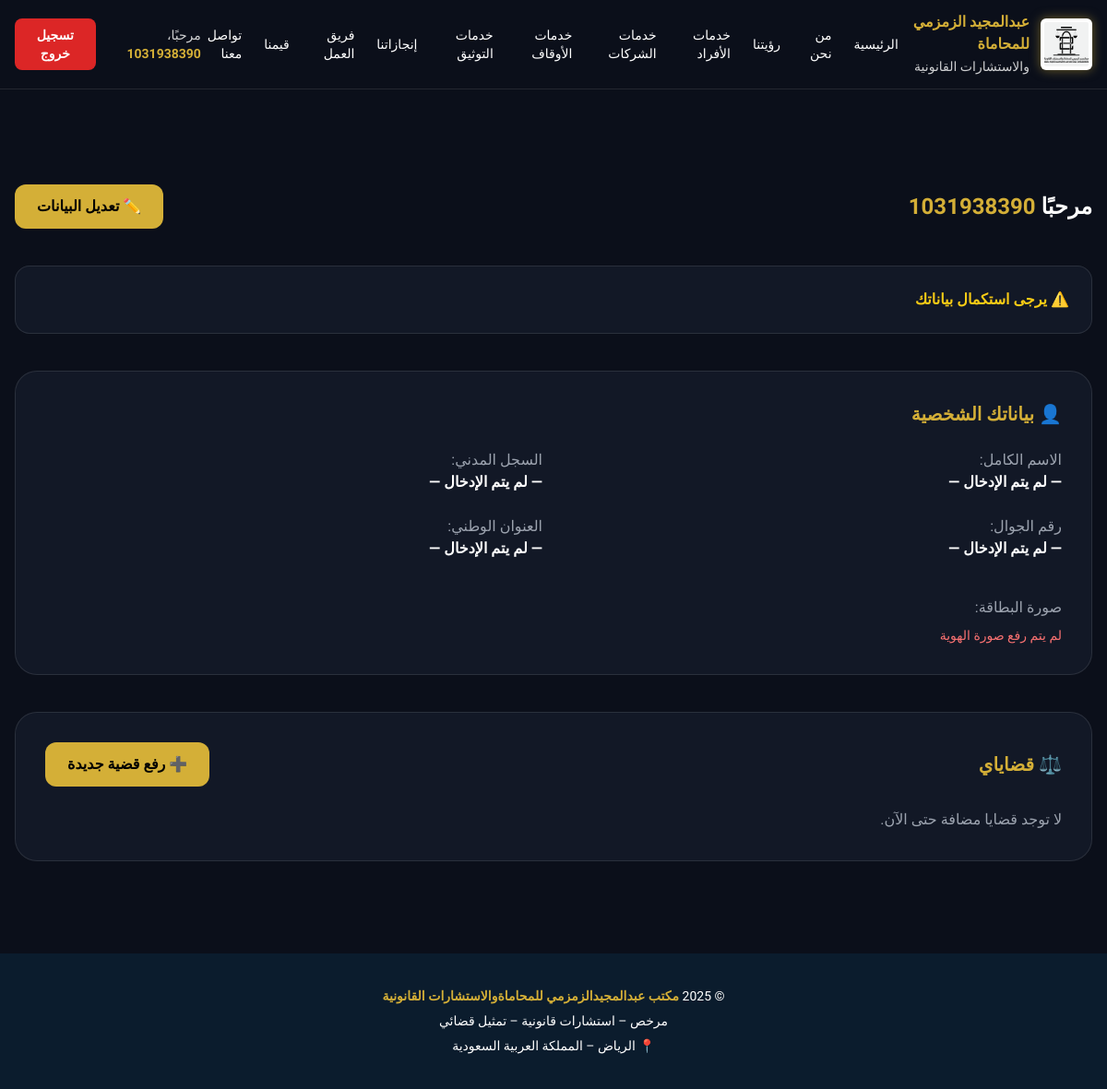
/accounts/dashboard/ (signed in), run on an earlier commit of the app's database.
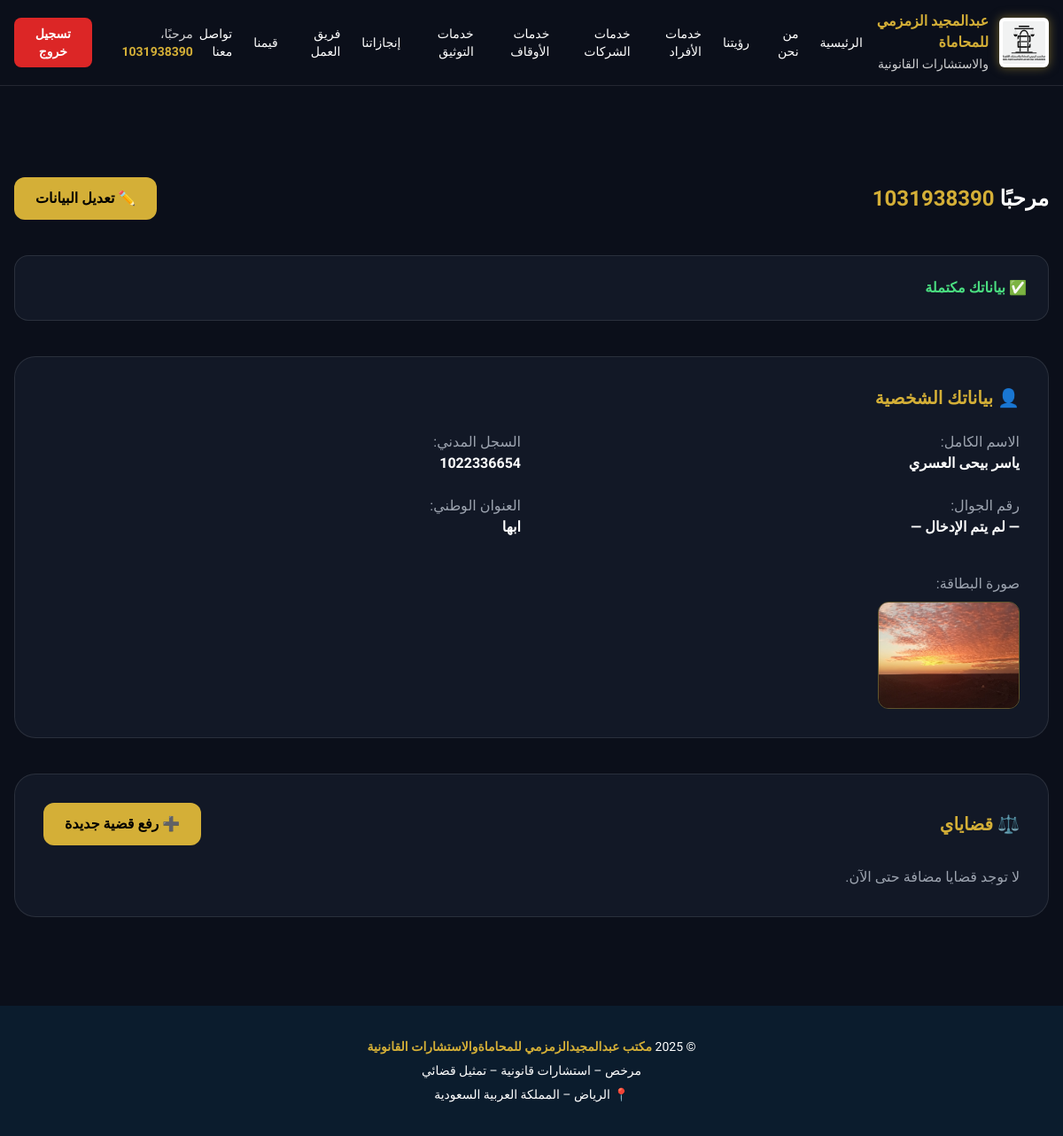
And on a later commit of the database.
### accounts/models.py (models this page shows, shortened)
class User(AbstractUser):
    email = models.EmailField(
        unique=True,
        verbose_name="البريد الإلكتروني"
    )
    phone_number = models.CharField(
        max_length=20,
        unique=True,
        blank=True,
        null=True,
        verbose_name="رقم الجوال"
    )
    is_lawyer = models.BooleanField(
        default=False,
        verbose_name="محامي"
    )
    is_client = models.BooleanField(
        default=False,
        verbose_name="عميل"
    )
    created_at = models.DateTimeField(
        auto_now_add=True,
        verbose_name="تاريخ الإنشاء"
    )
    updated_at = models.DateTimeField(
        auto_now=True,
        verbose_name="آخر تحديث"
    )
    class Meta:
        verbose_name = "مستخدم"
        verbose_name_plural = "المستخدمون"

class UserProfile(models.Model):
    user = models.OneToOneField(
        User,
        on_delete=models.CASCADE,
        related_name="profile",
        verbose_name="المستخدم"
    )
    full_name = models.CharField(
        max_length=255,
        blank=True,
        null=True,
        verbose_name="الاسم الكامل"
    )
    national_id = models.CharField(
        max_length=20,
        unique=True,
        blank=True,
        null=True,
        verbose_name="السجل المدني"
    )
    address = models.TextField(
        blank=True,
        null=True,
        verbose_name="العنوان الوطني"
    )
    id_card_image = models.ImageField(
        upload_to="profiles/id_cards/",
        blank=True,
        null=True,
        verbose_name="صورة الهوية"
    )
    created_at = models.DateTimeField(
        auto_now_add=True,
        verbose_name="تاريخ الإنشاء"
    )
    class Meta:
        verbose_name = "ملف مستخدم"
        verbose_name_plural = "ملفات المستخدمين"

### accounts/views.py (the view)
# urls.py: path('dashboard/', user_dashboard, name='user_dashboard'),
@login_required
def user_dashboard(request):
    profile = getattr(request.user, 'profile', None)
    cases = request.user.account_cases.all().order_by('-created_at')
    return render(request, 'accounts/dashboard.html', {
        'profile': profile,
        'cases': cases,
        'documents': request.user.documents.all(),
        'now': timezone.now(),   # ✅ لاستخدامه في تمييز الجديد بالواجهة
    })

### templates/accounts/dashboard.html (shortened to what this page needs)
<!DOCTYPE html>
<html lang="ar" dir="rtl">
<head>
  <script src="https://cdn.tailwindcss.com"></script>
</head>
<body class="bg-dark text-white font-cairo min-h-screen">
{% include "header.html" %}
<div class="h-[80px]"></div>
<div class="container-desktop mx-auto px-4 py-10 space-y-10">
  <div class="flex flex-col sm:flex-row sm:items-center sm:justify-between gap-4">
    <h1 class="text-2xl font-bold">
      مرحبًا <span class="text-gold">{{ request.user.username }}</span>
    </h1>
    <a href="{% url 'profile_update' %}"
       class="bg-gold text-black px-6 py-3 rounded-xl font-bold hover:opacity-90 transition">
      ✏️ تعديل البيانات
    </a>
  </div>
  <div class="bg-card rounded-2xl p-6 border border-white/10 space-y-3">
    {% if profile.full_name and profile.national_id %}
      <p class="text-green-400 font-bold">✅ بياناتك مكتملة</p>
    {% else %}
      <p class="text-yellow-400 font-bold">⚠️ يرجى استكمال بياناتك</p>
    {% endif %}
  </div>
  <div class="bg-card rounded-3xl p-6 sm:p-8 space-y-6 border border-white/10">
    <h2 class="text-xl font-bold text-gold">👤 بياناتك الشخصية</h2>
    <div class="grid grid-cols-1 sm:grid-cols-2 gap-6 text-sm sm:text-base">
      <div>
        <p class="text-gray-400">الاسم الكامل:</p>
        <p class="font-bold">
          {{ profile.full_name|default:"— لم يتم الإدخال —" }}
        </p>
      </div>
      <div>
        <p class="text-gray-400">السجل المدني:</p>
        <p class="font-bold">
          {{ profile.national_id|default:"— لم يتم الإدخال —" }}
        </p>
      </div>
      <div>
        <p class="text-gray-400">رقم الجوال:</p>
        <p class="font-bold">
          {{ request.user.phone_number|default:"— لم يتم الإدخال —" }}
        </p>
      </div>
      <div>
        <p class="text-gray-400">العنوان الوطني:</p>
        <p class="font-bold">
          {{ profile.address|default:"— لم يتم الإدخال —" }}
        </p>
      </div>
    </div>
    <div class="pt-4">
      <p class="text-gray-400 mb-2">صورة البطاقة:</p>
      {% if profile.id_card_image %}
        <img
          src="{{ profile.id_card_image.url }}"
          alt="صورة الهوية"
          class="w-40 rounded-xl border border-gold/40"
        >
      {% else %}
        <p class="text-red-400 text-sm">لم يتم رفع صورة الهوية</p>
      {% endif %}
    </div>
  </div>
  <div class="bg-card rounded-3xl p-6 sm:p-8 space-y-6 border border-white/10">
    <div class="flex flex-col sm:flex-row sm:items-center sm:justify-between gap-4">
      <h2 class="text-xl font-bold text-gold flex items-center gap-2">
        ⚖️ قضاياي
      </h2>
      <a href="{% url 'case_create' %}"
         class="bg-gold text-black px-6 py-3 rounded-xl font-bold hover:opacity-90 transition flex items-center gap-2">
        ➕ رفع قضية جديدة
      </a>
    </div>
    {% if cases %}
      <div class="space-y-4">
        {% for case in cases %}
          <div class="bg-dark rounded-xl p-4 border border-white/10 space-y-3">
            <div class="flex items-center justify-between">
              <p class="font-bold">{{ case.title }}</p>
              {% if case.updated_at and case.updated_at > case.created_at %}
                <span class="text-xs bg-gold text-black px-3 py-1 rounded-full font-bold">
                  جديد
                </span>
              {% endif %}
            </div>
            <p class="text-sm text-gray-400">
              رقم القضية: {{ case.case_number }} |
              التاريخ: {{ case.created_at|date:"Y-m-d" }}
            </p>
            {% if case.lawyer_notes %}
              <div class="bg-card rounded-lg p-4 border border-gold/30">
                <p class="text-gold font-bold mb-1">📝 ملاحظات المحامي</p>
                <p class="text-sm leading-relaxed text-gray-200">
                  {{ case.lawyer_notes }}
                </p>
              </div>
            {% else %}
              <p class="text-sm text-gray-500">
                لا توجد ملاحظات من المحامي حتى الآن.
              </p>
            {% endif %}
          </div>
        {% endfor %}
      </div>
    {% else %}
      <p class="text-gray-400">
        لا توجد قضايا مضافة حتى الآن.
      </p>
    {% endif %}
  </div>
</div>
{% include "footer.html" %}
</body>
</html>

### templates/header.html (shortened to what this page needs)
<header class="bg-dark border-b border-white/10 fixed top-0 w-full z-50">
  <div class="container-desktop mx-auto px-4 py-3 flex items-center justify-between">
    <div class="flex items-center gap-3">
      <img
        src="/media/legal_services/logo.png"
        alt="شعار مكتب عبدالمجيد الزمزمي"
        class="
          w-12 h-12 sm:w-14 sm:h-14
          object-cover object-top
          bg-white rounded-md p-1
          drop-shadow-[0_0_6px_rgba(212,175,55,0.5)]
        "
      />
      <span class="text-gold font-bold text-sm sm:text-base leading-tight">
        عبدالمجيد الزمزمي للمحاماة<br class="hidden sm:block">
        <span class="text-xs sm:text-sm font-normal text-white/80">
          والاستشارات القانونية
        </span>
      </span>
    </div>
    <nav class="hidden md:flex items-center gap-6 text-sm">
      <a href="/" class="hover:text-gold">الرئيسية</a>
      <a href="#services" class="hover:text-gold">من نحن</a>
      <a href="#about" class="hover:text-gold">رؤيتنا</a>
      <a href="#contact" class="hover:text-gold">خدمات الأفراد</a>
      <a href="#contact" class="hover:text-gold">خدمات الشركات</a>
      <a href="#contact" class="hover:text-gold">خدمات الأوقاف</a>
      <a href="#contact" class="hover:text-gold">خدمات التوثيق</a>
      <a href="#contact" class="hover:text-gold">إنجازاتنا</a>
      <a href="#contact" class="hover:text-gold">فريق العمل</a>
      <a href="#contact" class="hover:text-gold">قيمنا</a>
      <a href="#contact" class="hover:text-gold">تواصل معنا</a>
    </nav>
    <div class="hidden md:flex items-center gap-4 text-sm">
      {% if request.user.is_authenticated %}
        <span class="text-white/80">
          مرحبًا، <strong class="text-gold">{{ request.user.username }}</strong>
        </span>
        <form method="post" action="/accounts/logout/">
          <button
            type="submit"
            class="bg-red-600 hover:bg-red-700 text-white px-4 py-2 rounded-lg font-bold transition"
          >
            تسجيل خروج
          </button>
        </form>
      {% endif %}
    </div>
  </div>
</header>
<div class="h-[80px]"></div>

### templates/footer.html (shortened to what this page needs)
<!DOCTYPE html>
<html lang="ar" dir="rtl">
<head>
</head>
<body>
<footer class="footer">
  <p>© 2025 <span>مكتب عبدالمجيدالزمزمي للمحاماةوالاستشارات القانونية</span></p>
  <p>مرخص – استشارات قانونية – تمثيل قضائي</p>
  <p>📍 الرياض – المملكة العربية السعودية</p>
</footer>
</body>
</html>

### templates/footer.html (style rules this page uses)
.footer { background: #0b1c2d; color: #fff; padding: 30px 20px; text-align: center; margin-top: 60px; }
.footer p { margin: 6px 0; font-size: 14px; }
.footer span { color: #d4af37; font-weight: bold; }

What changed in the data, as far as the page shows it:
added UserProfile: full_name "ياسر بيحى العسري", national_id "1022336654", address "ابها", id_card_image (picture)
Also different on the page:
{{ profile.full_name|default:"— لم يتم الإدخال —" }}: "— لم يتم الإدخال —" → (not shown)
{{ profile.national_id|default:"— لم يتم الإدخال —" }}: "— لم يتم الإدخال —" → (not shown)
{{ profile.address|default:"— لم يتم الإدخال —" }}: "— لم يتم الإدخال —" → (not shown)
text no longer shown: "⚠️ يرجى استكمال بياناتك لم يتم رفع صورة الهوية"
text now shown: "✅ بياناتك مكتملة"
